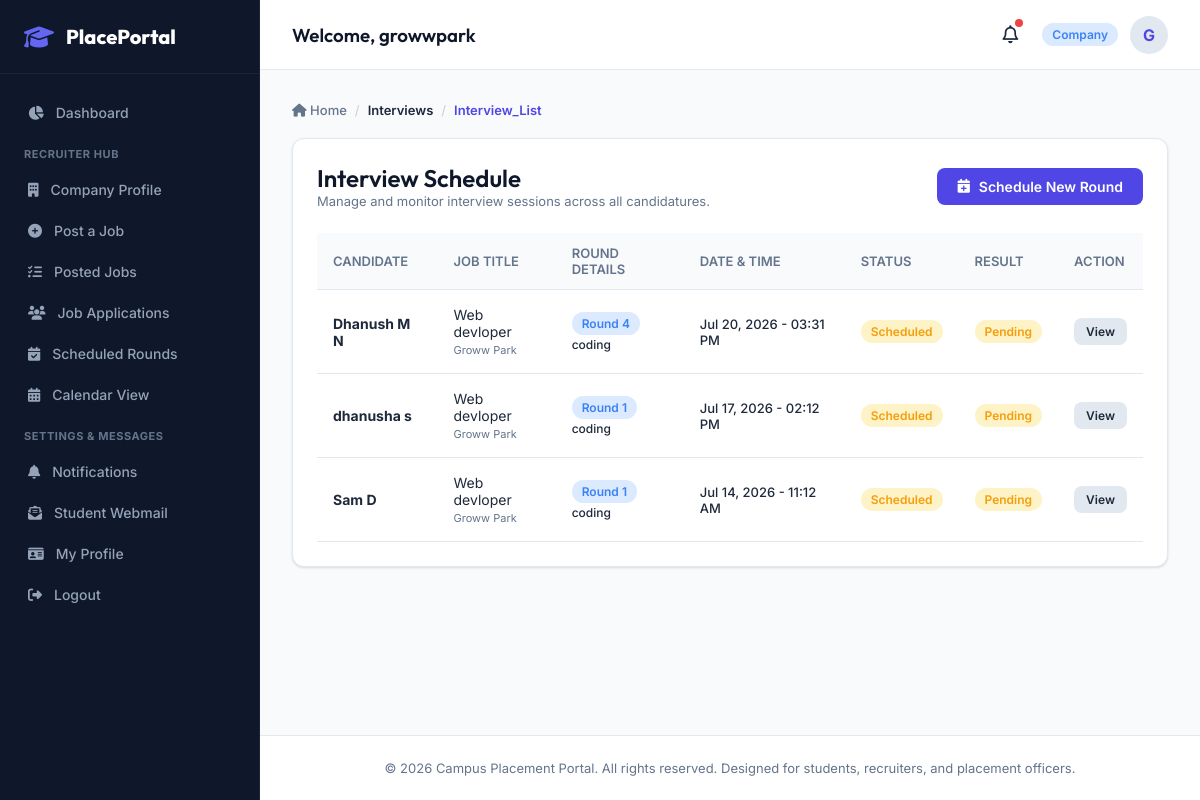
The page /interviews/ (signed in) on the database as committed earlier.
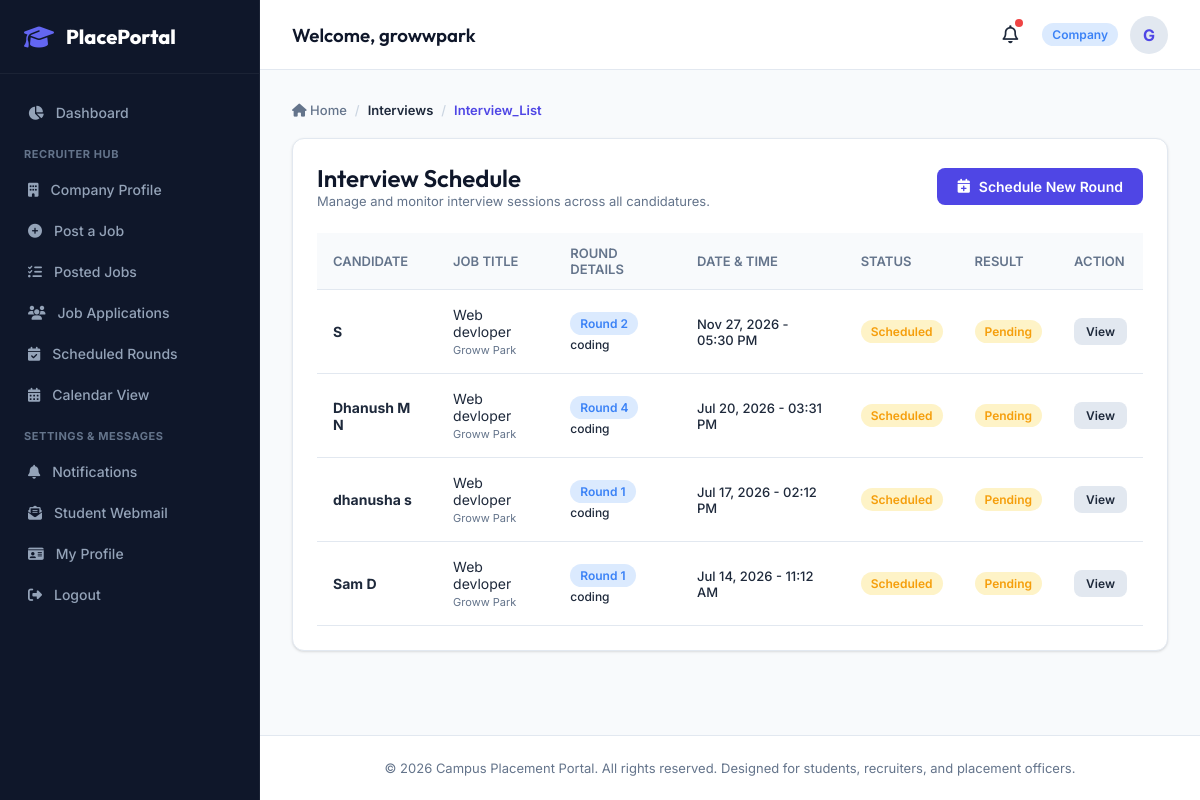
The same page on the database as committed later.
### apps/interviews/models.py (models this page shows, shortened)
class Interview(models.Model):
    STATUS_CHOICES = (
        ('scheduled', 'Scheduled'),
        ('completed', 'Completed'),
        ('cancelled', 'Cancelled'),
    )
    RESULT_CHOICES = (
        ('pending', 'Pending'),
        ('cleared', 'Cleared'),
        ('rejected', 'Rejected'),
    )
    application = models.ForeignKey(Application, on_delete=models.CASCADE, related_name='interviews')
    interview_date = models.DateTimeField()
    location_or_link = models.CharField(max_length=255, help_text="Online link or physical location")
    round_number = models.IntegerField(default=1)
    round_name = models.CharField(max_length=100, help_text="e.g. Technical Round 1, HR Interview")
    status = models.CharField(max_length=20, choices=STATUS_CHOICES, default='scheduled')
    feedback = models.TextField(blank=True, null=True)
    result = models.CharField(max_length=20, choices=RESULT_CHOICES, default='pending')

### apps/applications/models.py (models this page shows, shortened)
class Application(models.Model):
    STATUS_CHOICES = (
        ('applied', 'Applied'),
        ('shortlisted', 'Shortlisted'),
        ('rejected', 'Rejected'),
        ('selected', 'Selected'),
    )
    job = models.ForeignKey(Job, on_delete=models.CASCADE, related_name='applications')
    student = models.ForeignKey(StudentProfile, on_delete=models.CASCADE, related_name='applications')
    applied_at = models.DateTimeField(auto_now_add=True)
    resume = models.FileField(upload_to='application_resumes/', blank=True, null=True)
    status = models.CharField(max_length=20, choices=STATUS_CHOICES, default='applied')
    cover_letter = models.TextField(blank=True)
    feedback = models.TextField(blank=True, help_text="Feedback from the recruiter")
    class Meta:
        unique_together = ('job', 'student')

### apps/students/models.py (models this page shows, shortened)
class StudentProfile(models.Model):
    STATUS_CHOICES = (
        ('unplaced', 'Unplaced'),
        ('shortlisted', 'Shortlisted'),
        ('placed', 'Placed'),
    )
    user = models.OneToOneField(settings.AUTH_USER_MODEL, on_delete=models.CASCADE, related_name='student_profile')
    roll_number = models.CharField(max_length=20, unique=True)
    department = models.CharField(max_length=100)
    course = models.CharField(max_length=100)
    batch_year = models.IntegerField()
    cgpa = models.DecimalField(max_digits=4, decimal_places=2)
    phone = models.CharField(max_length=15, blank=True, null=True)
    resume = models.FileField(upload_to='resumes/', blank=True, null=True)
    skills = models.TextField(blank=True, help_text="Comma-separated list of skills")
    placement_status = models.CharField(max_length=20, choices=STATUS_CHOICES, default='unplaced')

### apps/accounts/models.py (models this page shows, shortened)
class User(AbstractUser):
    ROLE_CHOICES = (
        ('student', 'Student'),
        ('company', 'Company'),
        ('officer', 'Placement Officer'),
        ('admin', 'Admin'),
    )
    role = models.CharField(max_length=20, choices=ROLE_CHOICES, default='student')
    phone_number = models.CharField(max_length=15, blank=True, null=True)

### apps/jobs/models.py (models this page shows, shortened)
class Job(models.Model):
    JOB_TYPE_CHOICES = (
        ('full_time', 'Full-time'),
        ('internship', 'Internship'),
        ('part_time', 'Part-time'),
    )
    company = models.ForeignKey(CompanyProfile, on_delete=models.CASCADE, related_name='jobs')
    title = models.CharField(max_length=200)
    description = models.TextField()
    requirements = models.TextField(blank=True, help_text="Additional job requirements")
    skills_required = models.TextField(blank=True, help_text="Comma-separated list of required skills")
    location = models.CharField(max_length=150)
    job_type = models.CharField(max_length=20, choices=JOB_TYPE_CHOICES, default='full_time')
    salary_package = models.CharField(max_length=50, help_text="e.g. 12 LPA, 50,000/month")
    eligibility_criteria = models.DecimalField(max_digits=4, decimal_places=2, default=0.00, help_text="Minimum required CGPA")
    application_deadline = models.DateTimeField()
    is_active = models.BooleanField(default=True)
    created_at = models.DateTimeField(auto_now_add=True)

### apps/companies/models.py (models this page shows, shortened)
class CompanyProfile(models.Model):
    user = models.OneToOneField(settings.AUTH_USER_MODEL, on_delete=models.CASCADE, related_name='company_profile')
    name = models.CharField(max_length=200)
    description = models.TextField(blank=True)
    website = models.URLField(blank=True)
    industry = models.CharField(max_length=100)
    logo = models.ImageField(upload_to='company_logos/', blank=True, null=True)
    contact_email = models.EmailField()
    contact_phone = models.CharField(max_length=15, blank=True, null=True)
    address = models.TextField(blank=True)

### apps/interviews/views.py (the view)
# urls.py: path('', views.interview_list, name='interview_list'),
@login_required
def interview_list(request):
    if request.user.role == 'student':
        interviews = Interview.objects.filter(application__student=request.user.student_profile).order_by('-interview_date')
    elif request.user.role == 'company':
        interviews = Interview.objects.filter(application__job__company=request.user.company_profile).order_by('-interview_date')
    else:
        interviews = Interview.objects.all().order_by('-interview_date')
    return render(request, 'interviews/interview_list.html', {'interviews': interviews})

### templates/interviews/interview_list.html (shortened to what this page needs)
{% extends 'base.html' %}
{% block content %}
<div class="card">
    <div style="display: flex; justify-content: space-between; align-items: center; flex-wrap: wrap; gap: 16px; margin-bottom: 24px;">
        <div>
            <h2>Interview Schedule</h2>
            <p style="color: var(--text-muted); font-size: 13px;">Manage and monitor interview sessions across all candidatures.</p>
        </div>
        {% if user.role in 'company,officer,admin' %}
            <a href="{% url 'interviews:interview_schedule' %}" class="btn btn-primary"><i class="fa-solid fa-calendar-plus"></i> Schedule New Round</a>
        {% endif %}
    </div>
    {% if interviews %}
        <div class="table-responsive">
            <table>
                <thead>
                    <tr>
                        <th>Candidate</th>
                        <th>Job Title</th>
                        <th>Round Details</th>
                        <th>Date & Time</th>
                        <th>Status</th>
                        <th>Result</th>
                        <th>Action</th>
                    </tr>
                </thead>
                <tbody>
                    {% for interview in interviews %}
                        <tr>
                            <td><strong>{{ interview.application.student.user.get_full_name }}</strong></td>
                            <td>{{ interview.application.job.title }}<br><span style="font-size: 11px; color: var(--text-muted);">{{ interview.application.job.company.name }}</span></td>
                            <td><span class="badge badge-info">Round {{ interview.round_number }}</span><br><span style="font-size: 12px; font-weight: 500;">{{ interview.round_name }}</span></td>
                            <td style="font-size: 13px; font-weight: 500;">{{ interview.interview_date|date:"M d, Y - h:i A" }}</td>
                            <td>
                                {% if interview.status == 'scheduled' %}
                                    <span class="badge badge-warning">Scheduled</span>
                                {% elif interview.status == 'completed' %}
                                    <span class="badge badge-success">Completed</span>
                                {% else %}
                                    <span class="badge badge-danger">Cancelled</span>
                                {% endif %}
                            </td>
                            <td>
                                {% if interview.result == 'cleared' %}
                                    <span class="badge badge-success">Cleared</span>
                                {% elif interview.result == 'rejected' %}
                                    <span class="badge badge-danger">Rejected</span>
                                {% else %}
                                    <span class="badge badge-warning">Pending</span>
                                {% endif %}
                            </td>
                            <td>
                                <a href="{% url 'interviews:interview_detail' pk=interview.pk %}" class="btn btn-secondary" style="padding: 6px 12px; font-size: 12px;">View</a>
                            </td>
                        </tr>
                    {% endfor %}
                </tbody>
            </table>
        </div>
    {% else %}
        <p style="color: var(--text-muted); text-align: center; padding: 40px 0;">No interview records found in the database.</p>
    {% endif %}
</div>
{% endblock %}

Rows that differ between the two databases and show on the page:
added Interview: application.student.user.get_full_name "S", application.job "Web devloper", application.job.company.name "Groww Park", round_number "2", round_name "coding", interview_date "Nov 27, 2026 - 05:30 PM", status "Scheduled", result "Pending"
